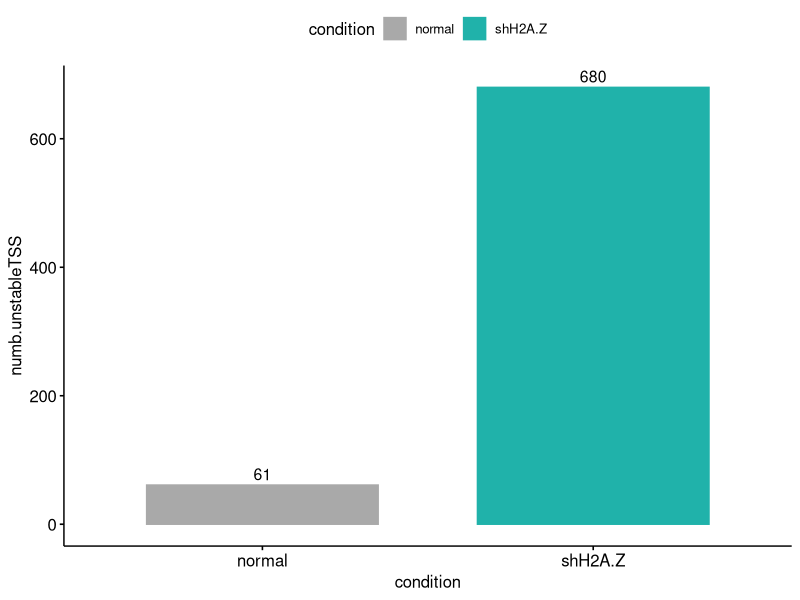

This figure's R source:
library(ggplot2)
library(ggpubr)
# Import Data -------------------------------------------------------------
setwd("/Volumes/PromisePegasus/_Research_/nucMACC_H2AZ/TSSplots/")



df<-data.frame(numb.unstableTSS=c(61,680),
           condition=c("normal", "shH2A.Z"))

pdf("Barplot_enrich_unstable_TSS_unique.pdf", width=3, height = 4)
    ggbarplot(df, x = "condition", y = "numb.unstableTSS",
          fill = "condition", label = TRUE,color = "condition",
          palette = c("darkgrey","lightseagreen"))
dev.off()